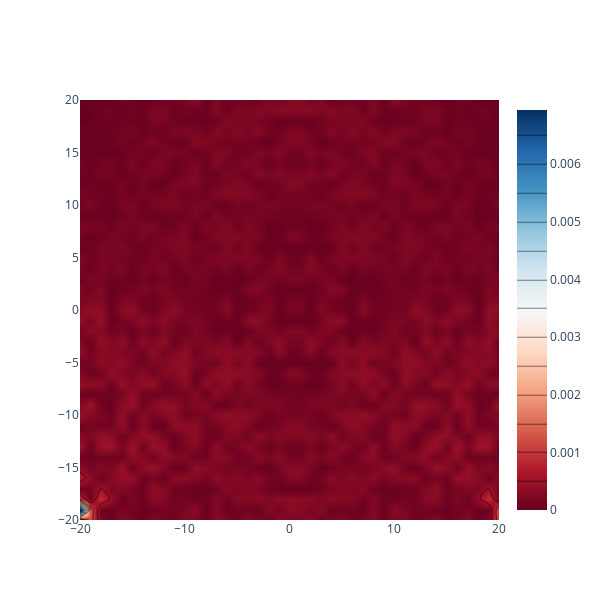

Notebook code for this chart:
### Code cell
fig = go.Figure(data=
    go.Contour(
        x=[i for i in range(-D, D + 1)],
        y=[j for j in range(-D, D + 1)],
        z=err,
        line_smoothing=0.85,
        colorscale='RdBu',
        colorbar=dict(
            title='', # title here
            titleside='right',
            titlefont=dict(
                size=14,
                family='Arial, sans-serif')),
        contours=dict(
            coloring ='heatmap',
            showlabels = True, # show labels on contours
            labelfont = dict( # label font properties
                size = 12,
                color = 'black',
            )
        )))

fig.update_layout(
    autosize=False,
    width=600,
    height=600
)

fig.update_xaxes(
    constrain="domain",  # meanwhile compresses the xaxis by decreasing its "domain"
)
'''
fig.update_yaxes(
    scaleanchor = "x",
    scaleratio = 1,
)
'''

fig.show()

### Figure 1 — Plotly figure (JSON) as saved in the notebook; plotly's stock layout.template omitted (floating-point values rounded to 4 significant figures; data arrays with more than 128 entries replaced by an {"elided": "..."} marker saying what was removed)
{"data": [{"colorbar": {"title": {"font": {"family": "Arial, sans-serif", "size": 14}, "side": "right", "text": ""}}, "colorscale": [[0, "rgb(103,0,31)"], [0.1, "rgb(178,24,43)"], [0.2, "rgb(214,96,77)"], [0.3, "rgb(244,165,130)"], [0.4, "rgb(253,219,199)"], [0.5, "rgb(247,247,247)"], [0.6, "rgb(209,229,240)"], [0.7, "rgb(146,197,222)"], [0.8, "rgb(67,147,195)"], [0.9, "rgb(33,102,172)"], [1, "rgb(5,48,97)"]], "contours": {"coloring": "heatmap", "labelfont": {"color": "black", "size": 12}, "showlabels": true}, "line": {"smoothing": 0.85}, "type": "contour", "x": [-20, -19, -18, -17, -16, -15, -14, -13, -12, -11, -10, -9, -8, -7, -6, -5, -4, -3, -2, -1, 0, 1, 2, 3, 4, 5, 6, 7, 8, 9, 10, 11, 12, 13, 14, 15, 16, 17, 18, 19, 20], "y": [-20, -19, -18, -17, -16, -15, -14, -13, -12, -11, -10, -9, -8, -7, -6, -5, -4, -3, -2, -1, 0, 1, 2, 3, 4, 5, 6, 7, 8, 9, 10, 11, 12, 13, 14, 15, 16, 17, 18, 19, 20], "z": {"elided": "41x41 float values"}}], "layout": {"autosize": false, "height": 600, "width": 600, "xaxis": {"constrain": "domain"}}}
